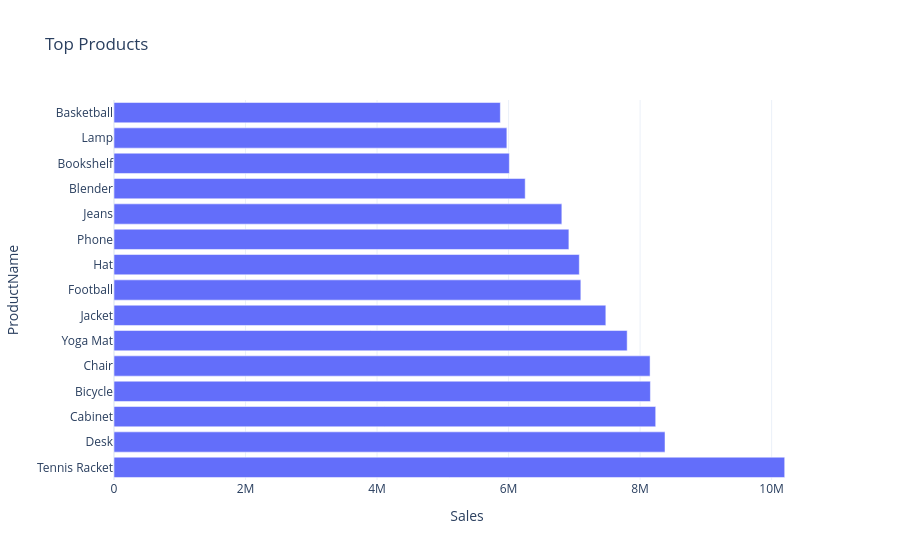

Source (notebook cell):
### Code cell
top_products = (

    orders_clean

    .merge(

        dim_product[["ProductID", "ProductName"]],

        on="ProductID",

        how="left",

    )

    .groupby("ProductName")

    ["Sales"]

    .sum()

    .nlargest(15)

    .reset_index()

)

px.bar(

    top_products,

    x="Sales",

    y="ProductName",

    orientation="h",

    title="Top Products"

).show()

### Figure 1 — Plotly figure (JSON) as saved in the notebook; plotly's stock layout.template omitted (floating-point values rounded to 4 significant figures)
{"data": [{"hovertemplate": "Sales=%{x}<br>ProductName=%{y}<extra></extra>", "legendgroup": "", "marker": {"color": "#636efa", "pattern": {"shape": ""}}, "name": "", "orientation": "h", "showlegend": false, "textposition": "auto", "type": "bar", "x": [10200000.0, 8379000.0, 8237000.0, 8157000.0, 8152000.0, 7803000.0, 7479000.0, 7099000.0, 7075000.0, 6917000.0, 6810000.0, 6253000.0, 6012000.0, 5974000.0, 5875000.0], "xaxis": "x", "y": ["Tennis Racket", "Desk", "Cabinet", "Bicycle", "Chair", "Yoga Mat", "Jacket", "Football", "Hat", "Phone", "Jeans", "Blender", "Bookshelf", "Lamp", "Basketball"], "yaxis": "y"}], "layout": {"barmode": "relative", "legend": {"tracegroupgap": 0}, "title": {"text": "Top Products"}, "xaxis": {"anchor": "y", "domain": [0, 1], "title": {"text": "Sales"}}, "yaxis": {"anchor": "x", "domain": [0, 1], "title": {"text": "ProductName"}}}}
